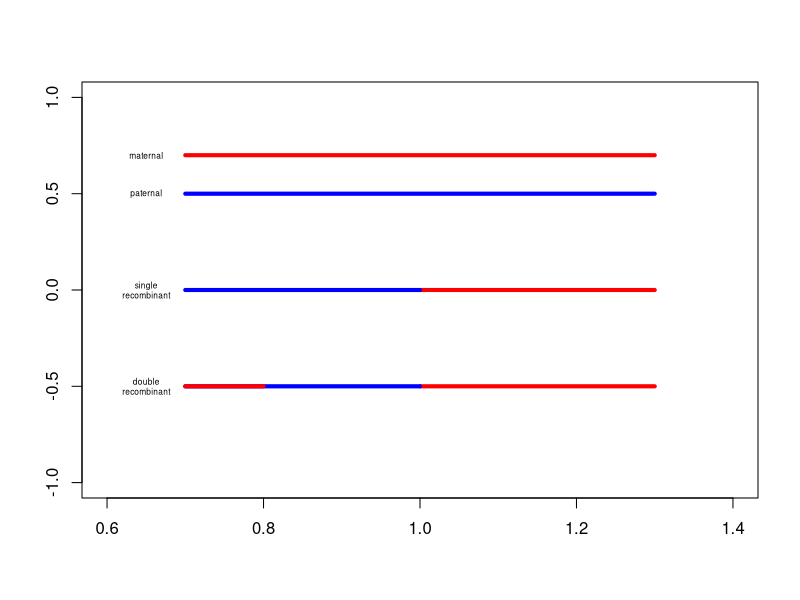

R code for this plot:
plot(0, type="n", ylab="", xlab="")
segments(.7, .7,  1.3, .7, col="red", lwd=4)
segments(.7, .5,  1.3, .5, col="blue", lwd=4)
segments(1, .0,  1.3, .0, col="red", lwd=4)
segments(.7, .0,  1., .0, col="blue", lwd=4)

segments(1, -.5,  1.3, -.5, col="red", lwd=4)
segments(.7, -.5,  1., -.5, col="blue", lwd=4)
segments(.7, -.5,  .8, -.5, col="red", lwd=4)

text(.65, .7, labels = "maternal", cex=.5)
text(.65, .5, labels = "paternal", cex=.5)
text(.65, .0, labels = "single\nrecombinant", cex=.5)
text(.65, -.5, labels = "double\nrecombinant", cex=.5)